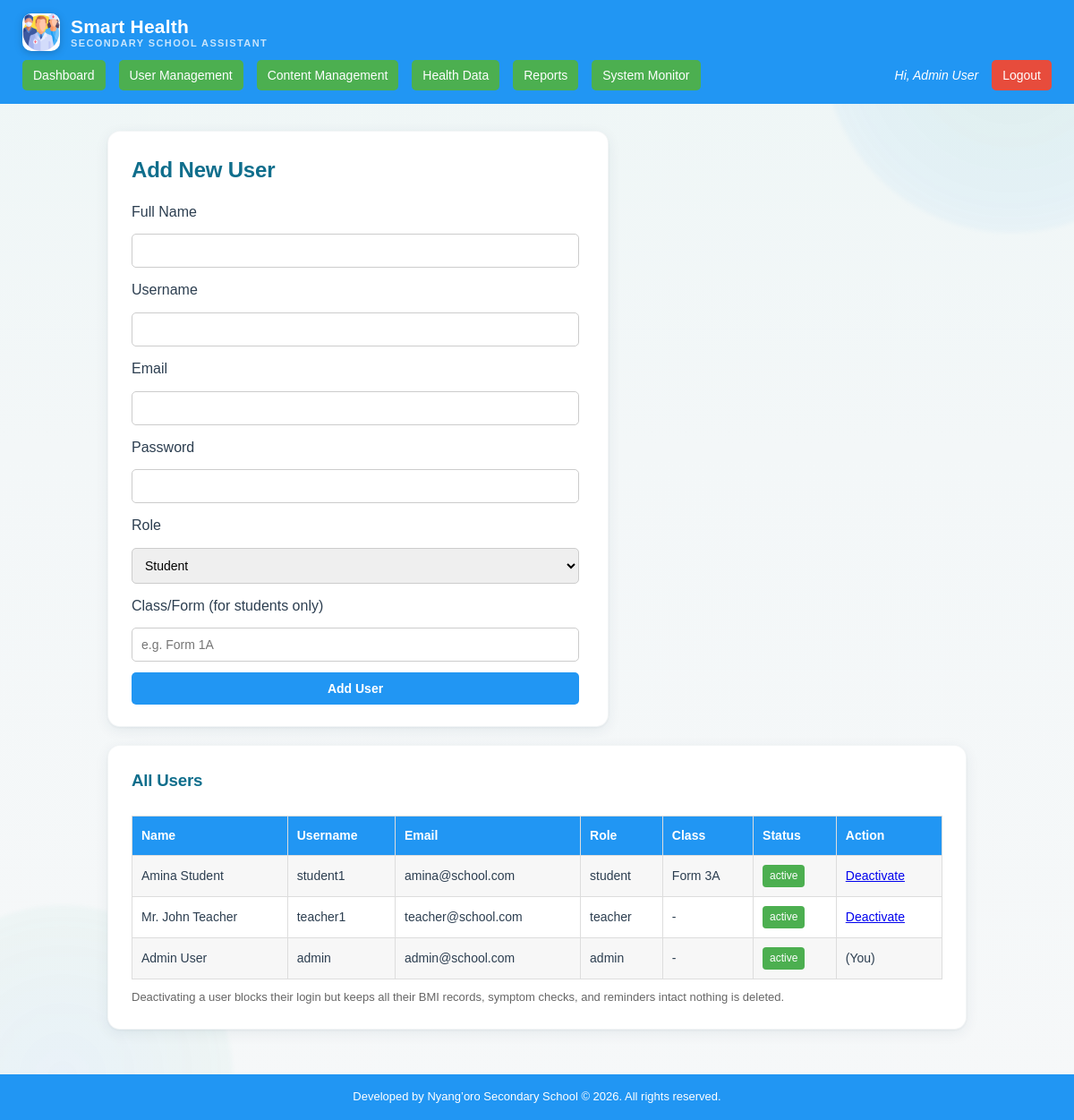
The page /admin/users.php (signed in) on the database its author committed.
### tables this page shows
CREATE TABLE users (
    user_id INT AUTO_INCREMENT PRIMARY KEY,
    full_name VARCHAR(100) NOT NULL,
    username VARCHAR(50) NOT NULL UNIQUE,
    email VARCHAR(100) NOT NULL,
    password VARCHAR(255) NOT NULL,
    role ENUM('student','teacher','admin') NOT NULL DEFAULT 'student',
    class_form VARCHAR(30) DEFAULT NULL,    
    status ENUM('active','inactive') NOT NULL DEFAULT 'active',  
    created_at TIMESTAMP DEFAULT CURRENT_TIMESTAMP
);

### admin/users.php (the view, shortened to what this page needs)
<?php
include '../config/db.php';
include '../includes/header.php';
?>
<div class="card">
    <h2>Add New User</h2>
    <form method="POST">
        <label for="full_name">Full Name</label>
        <input type="text" name="full_name" id="full_name" required>
        <label for="username">Username</label>
        <input type="text" name="username" id="username" required>
        <label for="email">Email</label>
        <input type="email" name="email" id="email" required>
        <label for="password">Password</label>
        <input type="password" name="password" id="password" required minlength="6">
        <label for="role">Role</label>
        <select name="role" id="role" required>
            <option value="student">Student</option>
        </select>
        <label for="class_form">Class/Form (for students only)</label>
        <input type="text" name="class_form" id="class_form" placeholder="e.g. Form 1A">
        <button type="submit" name="add_user">Add User</button>
    </form>
</div>
<div class="card">
    <h3>All Users</h3>
    <div class="table-responsive">
    <table>
        <tr><th>Name</th><th>Username</th><th>Email</th><th>Role</th><th>Class</th><th>Status</th><th>Action</th></tr>
        <?php
        $users = mysqli_query($conn, "SELECT * FROM users ORDER BY role, full_name");
        while ($row = mysqli_fetch_assoc($users)) {
            $status = $row['status'] ?? 'active';
            $badge = $status === 'active' ? 'badge-done' : 'badge-pending';
            echo "<tr>
                    <td>" . htmlspecialchars($row['full_name']) . "</td>
                    <td>" . htmlspecialchars($row['username']) . "</td>
                    <td>" . htmlspecialchars($row['email']) . "</td>
                    <td>" . htmlspecialchars($row['role']) . "</td>
                    <td>" . htmlspecialchars($row['class_form'] ?? '-') . "</td>
                    <td><span class='badge $badge'>" . htmlspecialchars($status) . "</span></td>
                    <td>";
            if ($row['user_id'] != $_SESSION['user_id']) {
                if ($status === 'active') {
                    echo "<a href='?deactivate=" . $row['user_id'] . "' onclick=\"return confirmDelete('Deactivate this user? Their health records are kept, and you can reactivate them anytime.')\">Deactivate</a>";
                } else {
                    echo "<a href='?reactivate=" . $row['user_id'] . "'>Reactivate</a>";
                }
            } else {
                echo "(You)";
            }
            echo "</td></tr>";
        }
        ?>
    </table>
    </div>
    <p style="margin-top:10px; color:#666; font-size:13px;">
        Deactivating a user blocks their login but keeps all their BMI records, symptom checks, and reminders intact nothing is deleted.
    </p>
</div>
<?php include '../includes/footer.php'; ?>

### assets/css/style.css (style rules this page uses)
* { margin: 0; padding: 0; box-sizing: border-box; font-family: Arial, Helvetica, sans-serif; }
html { height: 100%; }
body { background: linear-gradient(180deg, #eef6f6 0%, #f3f7f8 40%, #f6f8f9 100%); color: #2c3e50; line-height: 1.6; min-height: 100vh; position: relative; display: flex; flex-direction: column; }
body:not(.auth-page):not(.index-page)::before, body:not(.auth-page):not(.index-page)::after { content: ""; position: fixed; z-index: 0; border-radius: 50%; pointer-events: none; filter: blur(2px); }
body:not(.auth-page):not(.index-page)::before { width: 420px; height: 420px; top: -160px; right: -140px; background: radial-gradient(circle, rgba(20, 160, 133, 0.08) 0%, rgba(33, 150, 243, 0.05) 60%, transparent 100%); }
body:not(.auth-page):not(.index-page)::after { width: 380px; height: 380px; bottom: -140px; left: -120px; background: radial-gradient(circle, rgba(33, 150, 243, 0.06) 0%, rgba(20, 160, 133, 0.04) 60%, transparent 100%); }
.card { background: #fff; border-radius: 14px; padding: 24px 26px; margin-bottom: 20px; box-shadow: 0 4px 16px rgba(15, 60, 90, 0.07), 0 1px 3px rgba(15, 60, 90, 0.06); border: 1px solid rgba(15, 60, 90, 0.05); transition: box-shadow 0.2s ease, transform 0.2s ease; }
.card:has(> form) { max-width: 560px; }
.card h2, .card h3 { color: #0f6e8c; margin-bottom: 14px; font-weight: 800; letter-spacing: -0.2px; }
.card h2 { display: flex; align-items: center; gap: 10px; }
form { display: flex; flex-direction: column; gap: 12px; max-width: 500px; }
input, select, textarea, button { padding: 10px; border: 1px solid #ccc; border-radius: 5px; font-size: 14px; }
button, .btn { background-color: #2196F3; color: #fff; border: none; cursor: pointer; font-weight: bold; text-align: center; text-decoration: none; display: inline-block; }
table { width: 100%; border-collapse: collapse; background: #fff; margin-top: 10px; }
table th, table td { border: 1px solid #ddd; padding: 10px; text-align: left; font-size: 14px; }
table th { background-color: #2196F3; color: #fff; }
table tr:nth-child(even) { background-color: #f7f7f7; }
.badge { display: inline-block; padding: 3px 8px; border-radius: 4px; font-size: 12px; color: #fff; }
.badge-done { background-color: #4caf50; }
.table-responsive { width: 100%; overflow-x: auto; -webkit-overflow-scrolling: touch; }

### rows shown on the page
users: full_name "Amina Student", username "student1", email "amina@school.com", role "student", class_form "Form 3A", status "active"
users: full_name "Mr. John Teacher", username "teacher1", email "teacher@school.com", role "teacher", class_form "-", status "active"
users: full_name "Admin User", username "admin", email "admin@school.com", role "admin", class_form "-", status "active", shows "(You)"

### other values the page prints
$_SESSION['full_name'] "Admin User"
